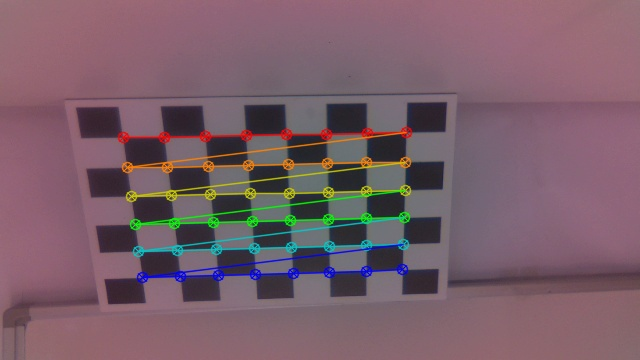
#> input picture images/valid_pairs/valid_left_0.jpg, 640 x 360 px; its folder holds only this picture in this run
$ python combinedrec.py
#> lines starting #> are read from the running program, lines starting #| are printed output that depends on the picture
import cv2
import numpy as np
import glob
import os

def split_stereo_image(stereo_image):
    if stereo_image is None or len(stereo_image) == 0:
        print("Error: Stereo image is empty or None")
        return None, None

    height, width = stereo_image.shape[:2]
    midpoint = width // 2
    left_img = stereo_image[:, :midpoint]
    right_img = stereo_image[:, midpoint:]
    return left_img, right_img

def compute_matching_homographies(e2, F, im2, points1, points2):
    '''
    Compute the matching homography matrices
    '''
    h, w = im2.shape[:2]
    # create the homography matrix H2 that moves the epipole to infinity

    # create the translation matrix to shift to the image center
    T = np.array([[1, 0, -w/2], [0, 1, -h/2], [0, 0, 1]])
    e2_p = T @ e2
    e2_p = e2_p / e2_p[2]
    e2x = e2_p[0]
    e2y = e2_p[1]
    # create the rotation matrix to rotate the epipole back to X axis
    if e2x >= 0:
        a = 1
    else:
        a = -1
    R1 = a * e2x / np.sqrt(e2x ** 2 + e2y ** 2)
    R2 = a * e2y / np.sqrt(e2x ** 2 + e2y ** 2)
    R = np.array([[R1, R2, 0], [-R2, R1, 0], [0, 0, 1]])
    e2_p = R @ e2_p
    x = e2_p[0]
    # create matrix to move the epipole to infinity
    G = np.array([[1, 0, 0], [0, 1, 0], [-1/x, 0, 1]])
    # create the overall transformation matrix
    H2 = np.linalg.inv(T) @ G @ R @ T

    # create the corresponding homography matrix for the other image
    e_x = np.array([[0, -e2[2], e2[1]], [e2[2], 0, -e2[0]], [-e2[1], e2[0], 0]])
    M = e_x @ F + e2.reshape(3, 1) @ np.array([[1, 1, 1]])

    # Convert points to homogeneous coordinates
    points1_h = np.hstack([points1, np.ones((points1.shape[0], 1))])
    points2_h = np.hstack([points2, np.ones((points2.shape[0], 1))])

    points1_t = H2 @ M @ points1_h.T
    points2_t = H2 @ points2_h.T

    points1_t /= points1_t[2, :]
    points2_t /= points2_t[2, :]

    b = points2_t[0, :]
    a = np.linalg.lstsq(points1_t.T, b, rcond=None)[0]
    H_A = np.array([a, [0, 1, 0], [0, 0, 1]])
    H1 = H_A @ H2 @ M
    return H1, H2

# Load calibration parameters
calibration_data = np.load('../data/stereo_calibration_data.npz')
#> (reads data/stereo_calibration_data.npz from the repository)
mtx_left = calibration_data['mtx_left']
dist_left = calibration_data['dist_left']
mtx_right = calibration_data['mtx_right']
dist_right = calibration_data['dist_right']
R1 = calibration_data['R1']
R2 = calibration_data['R2']
P1 = calibration_data['P1']
P2 = calibration_data['P2']
F = calibration_data['F']
valid_roi1 = calibration_data['valid_roi1']
valid_roi2 = calibration_data['valid_roi2']
img_size = tuple(calibration_data['img_size'])

print(f"Calibration data loaded. \nmtx_left: {mtx_left}\nmtx_right: {mtx_right}\nF: {F}\n")

# Directory containing the saved images
images_dir = '../images/valid_pairs'
rectified_dir = '../images/rectified_frames'
if not os.path.exists(rectified_dir):
    os.makedirs(rectified_dir)

# Load images
image_files = sorted(glob.glob(os.path.join(images_dir, 'valid_*.jpg')))
if not image_files:
    print("No images found in the directory.")
    exit()

for image_file in image_files:
    image = cv2.imread(image_file)
#> image is the input picture: shape (360, 640, 3); mean B, G, R 104.8, 94.3, 120.8
    if image is None:
        print(f"Failed to load image {image_file}")
        continue

    left_frame, right_frame = split_stereo_image(image)
#> in split_stereo_image, `left_img = stereo_image[:, :midpoint]`:
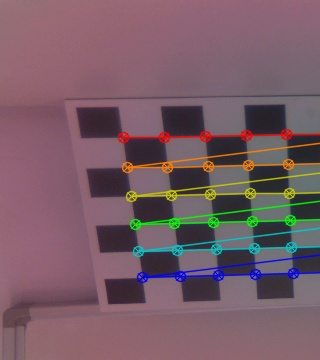
#> left_img: shape (360, 320, 3); mean B, G, R 101.7, 92.1, 119
#> in split_stereo_image, `right_img = stereo_image[:, midpoint:]`:
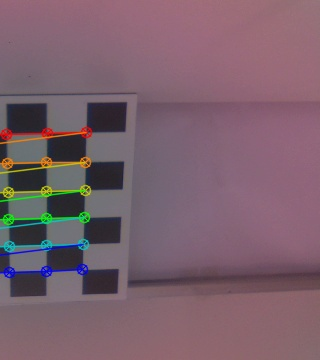
#> right_img: shape (360, 320, 3); mean B, G, R 107.8, 96.5, 122.5
    if left_frame is None or right_frame is None:
        print(f"Failed to split image {image_file}")
        continue

    # Detect keypoints and descriptors
    sift = cv2.SIFT_create()
    kp1, des1 = sift.detectAndCompute(left_frame, None)
#> kp1 = 229 keypoints; strongest (x, y, size): (178, 193, 2), (175, 191, 1.9), (160, 165, 1.8), (107, 183, 21.3)
    kp2, des2 = sift.detectAndCompute(right_frame, None)
#> kp2 = 115 keypoints; strongest (x, y, size): (106, 176, 20.7), (39, 165, 2.4), (106, 117, 22.7), (104, 230, 19.5)

    if des1 is not None and des2 is not None:
        bf = cv2.BFMatcher()
        matches = bf.knnMatch(des1, des2, k=2)
#> matches = 229 matches
        good_matches = []
        for m, n in matches:
            if m.distance < 0.75 * n.distance:
                good_matches.append(m)
#> after the loop, good_matches = 70 matches

        if len(good_matches) > 8:  # Minimum number of matches required for findFundamentalMat
            points1 = np.float32([kp1[m.queryIdx].pt for m in good_matches])
#> points1 = 70 pairs, first value 93.57 to 298.1, second value 119.2 to 300.1
            points2 = np.float32([kp2[m.trainIdx].pt for m in good_matches])
#> points2 = 70 pairs, first value 13.3 to 132.1, second value 116.9 to 285

            e2 = np.linalg.svd(F)[-1][-1]
            e2 /= e2[2]
            H1, H2 = compute_matching_homographies(e2, F, right_frame, points1, points2)
#> in compute_matching_homographies, `points1_h = np.hstack([points1, np.ones((points1.shape[0], 1))])`: points1_h = 70 rows, first 8: [93.57, 300.1, 1], [107.3, 182.7, 1], [107.6, 152.8, 1], [115.3, 238.7, 1], [115.3, 238.7, 1], [116.4, 210.8, 1], [116.4, 210.8, 1], [123.9, 291.3, 1]
#> in compute_matching_homographies, `points2_h = np.hstack([points2, np.ones((points2.shape[0], 1))])`: points2_h = 70 rows, first 8: [132.1, 282.6, 1], [105.8, 175.7, 1], [97.36, 256.6, 1], [105.8, 175.7, 1], [105.8, 175.7, 1], [99.89, 203.4, 1], [99.89, 203.4, 1], [106.4, 116.9, 1]
#> in compute_matching_homographies, `b = points2_t[0, :]`: b = 70 values, max 130.3 at index 0, min 12.73 at index 43, mean 58.79
#> in compute_matching_homographies, `a = np.linalg.lstsq(points1_t.T, b, rcond=None)[0]`: a = [-0.0142, 0.326, 112.9]
#> in compute_matching_homographies, `H_A = np.array([a, [0, 1, 0], [0, 0, 1]])`: H_A = [[-0.0142, 0.326, 112.9], [0, 1, 0], [0, 0, 1]]
#> in compute_matching_homographies, `H1 = H_A @ H2 @ M`: H1 = [[782.9, -128.4, -281038.3], [-55.18, -2830.5, 64956.6], [-0.0496, -0.102, -2685.7]]
#> H2 = [[1, -0.0167, 2.58], [0.0198, 1, -3.14], [1.76e-05, -2.94e-07, 0.997]]

            rect_left = cv2.warpPerspective(left_frame, H1, img_size)
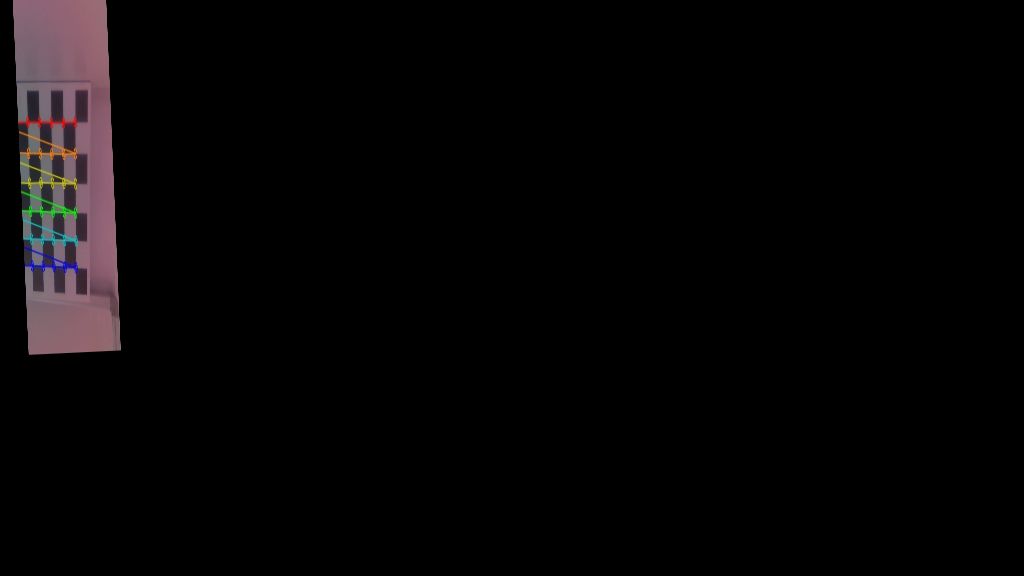
#> rect_left: shape (576, 1024, 3); mean B, G, R 5.6, 5.1, 6.5
            rect_right = cv2.warpPerspective(right_frame, H2, img_size)
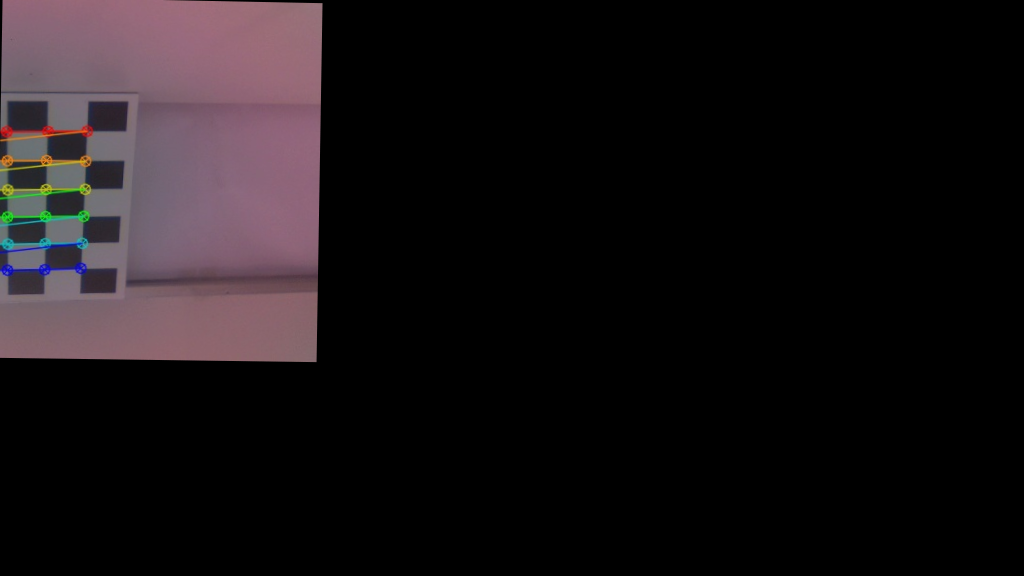
#> rect_right: shape (576, 1024, 3); mean B, G, R 20.9, 18.7, 23.8

            # Debugging: Check if rectification maps are applied correctly
            if rect_left is None or rect_right is None:
                print(f"Rectification failed for image {image_file}")
                continue

            # Debugging: Print valid ROI values
            print(f"Valid ROI1: {valid_roi1}")
            print(f"Valid ROI2: {valid_roi2}")

            # Crop the rectified images
            x1, y1, w1, h1 = valid_roi1
            x2, y2, w2, h2 = valid_roi2

            # Check if cropping dimensions are valid
            if w1 == 0 or h1 == 0 or w2 == 0 or h2 == 0:
                print(f"Invalid cropping dimensions for image {image_file}")
                continue

            rect_left = rect_left[y1:y1+h1, x1:x1+w1]
            rect_right = rect_right[y2:y2+h2, x2:x2+w2]

            # Check if the images are empty after cropping
            if rect_left.size == 0:
                print(f"Left rectified image is empty after cropping for image {image_file}")
                continue
            if rect_right.size == 0:
                print(f"Right rectified image is empty after cropping for image {image_file}")
                continue

            # Save rectified images
            basename = os.path.basename(image_file)
            left_rectified_path = os.path.join(rectified_dir, "rectified_left_{}".format(basename))
            right_rectified_path = os.path.join(rectified_dir, "rectified_right_{}".format(basename))

            cv2.imwrite(left_rectified_path, rect_left)
            cv2.imwrite(right_rectified_path, rect_right)

            # Display the rectified images
            combined_rectified = np.hstack((rect_left, rect_right))
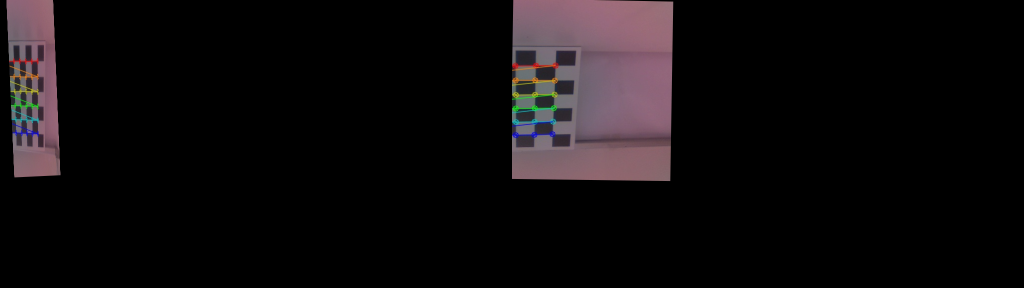
#> combined_rectified: shape (576, 2048, 3) (shown at 1/2 size); mean B, G, R 13.3, 11.9, 15.2
            cv2.imshow("Rectified Images", combined_rectified)

            k = cv2.waitKey(0) & 0xFF
#> (key q is pressed here)
            if k == ord('q'):
                break
        else:
            print(f"Not enough good matches found for image {image_file}")
    else:
        print(f"Failed to detect descriptors in one of the frames for image {image_file}")

cv2.destroyAllWindows()
